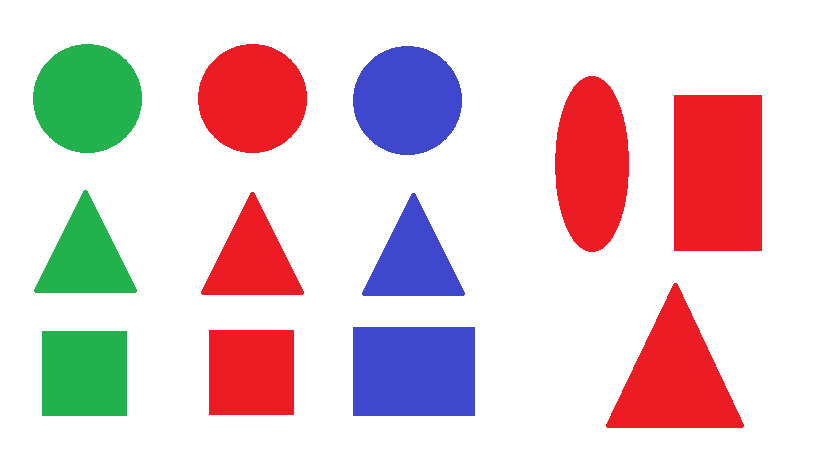
%> input picture shapes.png, 819 x 460 px
$ octave finding_objects_on_pictures.m   (GNU Octave 9; MATLAB toolbox functions it lacks are replaced by stand-ins)
%> lines starting %> are read from the running program, lines starting %| are printed output that depends on the picture; in (x1, y1, x2, y2) boxes, pixels count from 0 and x2, y2 are one past the last pixel; in counts of white or black regions, pixels touching at a corner belong together; the program's own positions count from 1
image=imread('C:\Users\turhal\Desktop\Project1\shapes.png');
%> image is the input picture: size 460x819x3 uint8; mean R, G, B 226.2, 203.8, 208.1
for color=1:3
%> this loop made 3 passes; what is shown inside it comes from the first
diff_im = imsubtract(image(:,:,color),rgb2gray(image));
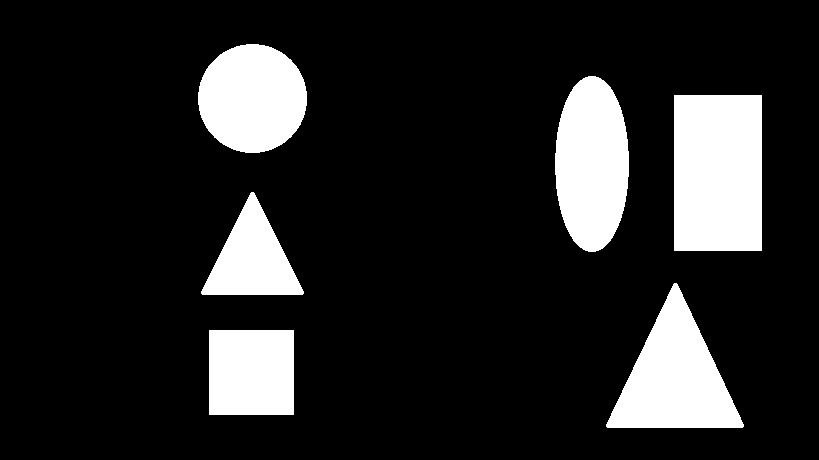
%> diff_im: size 460x819 uint8; values 0 (black) and 146 (white), 15% white; 6 white regions, box (x1, y1, x2, y2) and area: (674, 95, 762, 251) 13728, (606, 283, 744, 428) 10443, (555, 76, 629, 252) 10251, (198, 44, 307, 153) 9321, (209, 330, 294, 415) 7225, (201, 192, 304, 295) 5607
diff_im = medfilt2(diff_im, [3 3]);
%> diff_im: size 460x819 uint8; values 0 (black) and 146 (white), 15% white; 6 white regions, box (x1, y1, x2, y2) and area: (674, 95, 762, 251) 13724, (606, 283, 744, 428) 10443, (555, 76, 629, 252) 10251, (198, 44, 307, 153) 9320, (209, 330, 294, 415) 7221, (201, 192, 304, 295) 5607
diff_im = im2bw(diff_im,0.18);
%> diff_im: size 460x819 logical; 15% white; 6 white regions
diff_im = bwareaopen(diff_im,300);
bw = bwlabel(diff_im, 8);
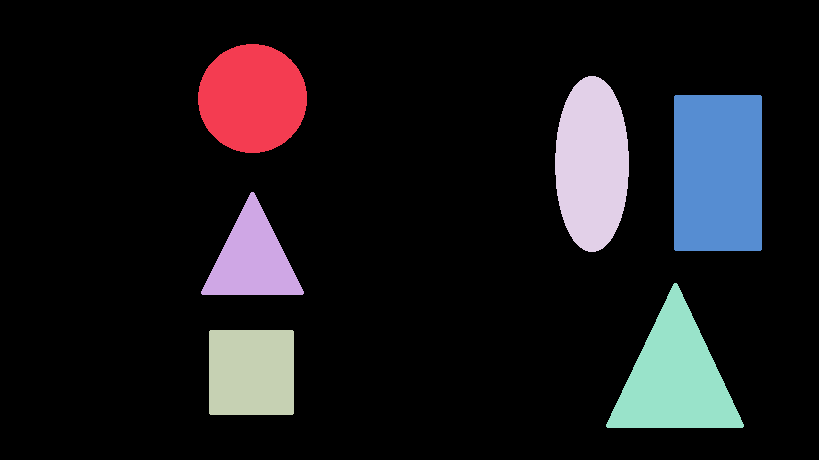
%> bw: size 460x819 double; 7 distinct labels, from 0 to 6; one colour per label, 0 black
cc = bwconncomp(bw,4);
%> cc = 6 connected components
stats = regionprops(bw, 'BoundingBox', 'Centroid','MajorAxisLength','MinorAxisLength','Area','Extent');
%> stats = 6 regions; largest, box (x1, y1, x2, y2), Area, Centroid, MajorAxisLength, MinorAxisLength and Extent: (674, 95, 762, 251) 13724 [718.5 173.5] 180.1 101.6 1, (606, 283, 744, 428) 10443 [675.7 379.1] 139.6 114.9 0.522, (555, 76, 629, 252) 10251 [592.5 164.5] 176.4 74.01 0.787, (198, 44, 307, 153) 9320 [253 99] 108.9 108.9 0.784
imshow('C:\Users\turhal\Desktop\Project1\shapes.png');
trishape=0;
recshape=0;
circshape=0;
for o=1:cc.NumObjects
    grain = false(size(bw));
    grain(cc.PixelIdxList{o}) = true;
    C=corner(grain);
    bb = stats(o).BoundingBox;
    bc = stats(o).Centroid;
    d=mean([stats(o).MajorAxisLength stats(o).MinorAxisLength],2);
    r=d/2;
    %a=text(bc(1)+15,bc(2), strcat('X: ', num2str(round(bc(1))), '    Y: ', num2str(round(bc(2)))));
    %set(a, 'FontName', 'Arial', 'FontWeight', 'bold', 'FontSize', 12, 'Color', 'yellow');
    A=stats(o).Extent
    area=stats(o).Area
    circularity = ((2*pi*r) .^ 2) ./ (4 * pi * area);
    bw1=edge(grain,'Roberts');
    data=corner(bw1);
    ver1=zeros(1,2);
    ver1(1,1)=data(1,1);
    ver1(1,2)=data(1,2);
    ver2=zeros(1,2);
    ver2(1,1)=data(2,1);
    ver2(1,2)=data(2,2);
    ver3=zeros(1,2);
    ver3(1,1)=data(3,1);
    ver3(1,2)=data(3,2);
    ver4=zeros(1,2);
    ver4(1,1)=data(4,1);
    ver4(1,2)=data(4,2);
     if (0.99<=A)&&(A<=1.05) && (ver1(1)==ver2(1)) && (ver3(1)==ver4(1))

        recshape=recshape+1;

     else if (0.98<=circularity)&&(circularity<=1.05) && (0.75<A)&&(A<0.80)% && (ver1(1)==ver2(1)) || (ver1(1)+1==ver2(1)) || (ver1(1)==ver2(1)+1) || (ver3(2)==ver4(2)) || (ver3(2)+1==ver4(2)) || (ver3(2)==ver4(2)+1)
        Rmin=30;
        Rmax=600;
        [centersBright, radiiBright] = imfindcircles(diff_im,[Rmin Rmax],'ObjectPolarity','bright');
        [centersDark, radiiDark] = imfindcircles(diff_im,[Rmin Rmax],'ObjectPolarity','dark');

        circshape=circshape+1;
    %a=text(bc(1)+15,bc(2), strcat('Circle   ',num2str(circshape)));
    %set(a, 'FontName', 'Arial', 'FontWeight', 'bold', 'FontSize', 12, 'Color', 'yellow');
         end
     end
    if (ver3(2)==ver2(2)) && ((A>0.5)&&(A<0.99)||(A>1.05)) && (circularity>1.1) || (circularity<0.99)%ver3(2)==ver4(2) & ver1(1)~=ver2(1) & ver1(1)+1~=ver2(1) & ver1(1)~=ver2(1) & circularity>1.1

                trishape=trishape+1;
           %  a=text(bc(1)+15,bc(2), strcat('Triangle   ',num2str(trishape)));
            % set(a, 'FontName', 'Arial', 'FontWeight', 'bold', 'FontSize', 12, 'Color', 'yellow');
    end
    if color==1
        red_recshape=recshape;
        red_circshape=circshape;
        red_trishape=trishape;
    elseif color==2
        green_recshape=recshape;
        green_circshape=circshape;
        green_trishape=trishape;
    elseif color==3
        blue_recshape=recshape;
        blue_circshape=circshape;
        blue_trishape=trishape;
    end
end
%> this loop made 6 passes
%> (bb, bc, d, r, A, area, circularity, Rmin) on pass 1: ([198.5 44.5 109 109], [253 99.02], 108.9, 54.47, 0.784, 9320, 1, 30)
%> (C, bb, bc, d, r, A, area, circularity) on passes 3, 6: ([293 332; 293 414; 211 332; 211 414], [209.5 330.5 85 85], [252 373], 98.1, 49.05, 0.999, 7221, 1.05), ([761 97; 761 250; 676 97; 676 250], [674.5 95.5 88 156], [718.5 173.5], 140.8, 70.42, 1, 13724, 1.14)
%> pass 1, `bw1=edge(grain,'Roberts');`:
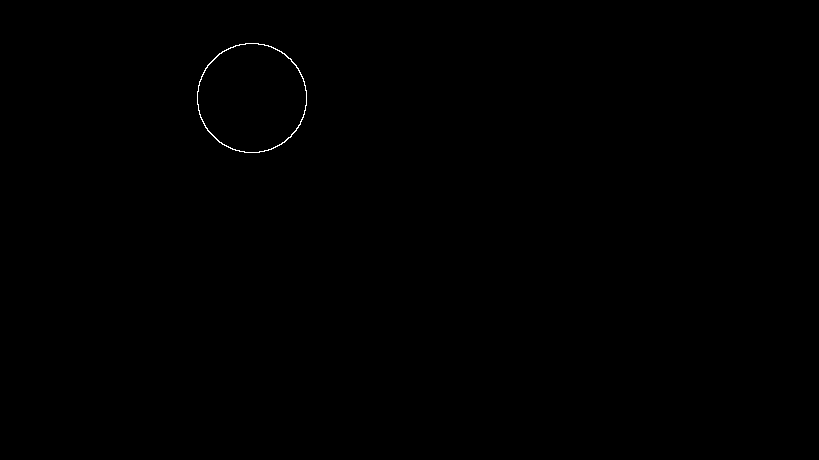
%> bw1: size 460x819 logical; 0.12% white in thin lines or dots, all inside (x1, y1, x2, y2) = (197, 43, 307, 153)
%> pass 2, `bw1=edge(grain,'Roberts');`:
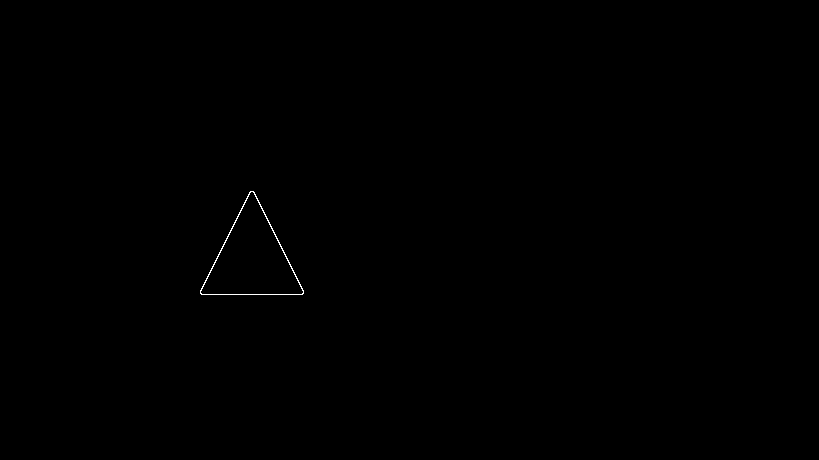
%> bw1: size 460x819 logical; 0.11% white in thin lines or dots, all inside (x1, y1, x2, y2) = (200, 191, 304, 295)
%> pass 3, `bw1=edge(grain,'Roberts');`:
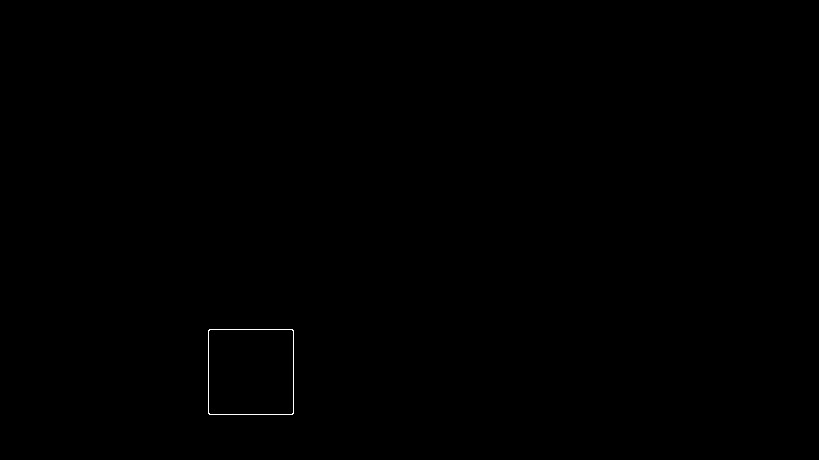
%> bw1: size 460x819 logical; 0.09% white in thin lines or dots, all inside (x1, y1, x2, y2) = (208, 329, 294, 415)
%> after the loop:
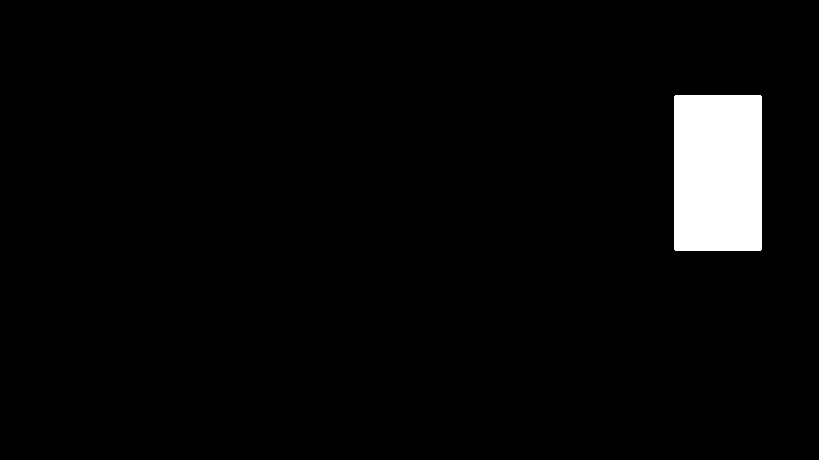
%> grain: size 460x819 logical; 3.6% white; 1 white region, box (x1, y1, x2, y2) and area: (674, 95, 762, 251) 13724
%> after the loop, recshape = 0; ver1 = [761 96]; ver2 = [675 96]; ver3 = [675 250]; ver4 = [761 250]
end
if red_recshape>0
    rectangle('Position',bb,'EdgeColor','b','LineWidth',2);
    a=text(bc(1)+15,bc(2), strcat('Rectangle   ',num2str(red_recshape)));
    set(a, 'FontName', 'Arial', 'FontWeight', 'bold', 'FontSize', 12, 'Color', 'yellow');
elseif red_circshape>0
    viscircles(centersBright, radiiBright,'Color','b');
    b=text(bc(1)+15,bc(2), strcat('Circle   ',num2str(red_circshape)));
    set(b, 'FontName', 'Arial', 'FontWeight', 'bold', 'FontSize', 12, 'Color', 'yellow');
elseif red_trishape>0
    rectangle('Position',bb,'EdgeColor','b','LineWidth',2);
    c=text(bc(1)+15,bc(2), strcat('Triangle   ',num2str(red_trishape)));
    set(c, 'FontName', 'Arial', 'FontWeight', 'bold', 'FontSize', 12, 'Color', 'yellow');
end
        if green_recshape>0
            rectangle('Position',bb,'EdgeColor','b','LineWidth',2);
            a=text(bc(1)+15,bc(2), strcat('Rectangle   ',num2str(green_recshape)));
            set(a, 'FontName', 'Arial', 'FontWeight', 'bold', 'FontSize', 12, 'Color', 'yellow');
        elseif green_circshape>0
            viscircles(centersBright, radiiBright,'Color','b');
            b=text(bc(1)+15,bc(2), strcat('Circle   ',num2str(green_circshape)));
            set(b, 'FontName', 'Arial', 'FontWeight', 'bold', 'FontSize', 12, 'Color', 'yellow');
        elseif green_trishape>0
            rectangle('Position',bb,'EdgeColor','b','LineWidth',2);
            c=text(bc(1)+15,bc(2), strcat('Triangle   ',num2str(green_trishape)));
            set(c, 'FontName', 'Arial', 'FontWeight', 'bold', 'FontSize', 12, 'Color', 'yellow');
        end
        if blue_recshape>0
            rectangle('Position',bb,'EdgeColor','b','LineWidth',2);
            a=text(bc(1)+15,bc(2), strcat('Rectangle   ',num2str(blue_recshape)));
            set(a, 'FontName', 'Arial', 'FontWeight', 'bold', 'FontSize', 12, 'Color', 'yellow');
        elseif blue_circshape>0
            viscircles(centersBright, radiiBright,'Color','b');
            b=text(bc(1)+15,bc(2), strcat('Circle   ',num2str(blue_circshape)));
            set(b, 'FontName', 'Arial', 'FontWeight', 'bold', 'FontSize', 12, 'Color', 'yellow');
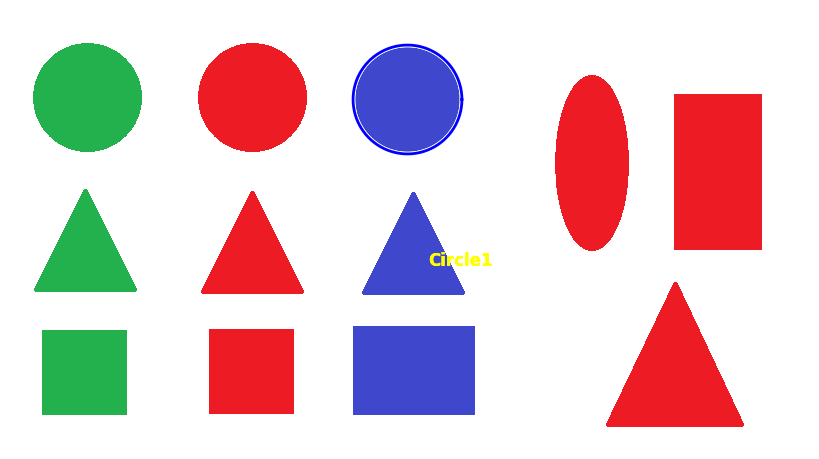
%> figure redrawn from the program's plot data
        elseif blue_trishape>0
            rectangle('Position',bb,'EdgeColor','b','LineWidth',2);
            c=text(bc(1)+15,bc(2), strcat('Triangle   ',num2str(blue_trishape)));
            set(c, 'FontName', 'Arial', 'FontWeight', 'bold', 'FontSize', 12, 'Color', 'yellow');
        end
